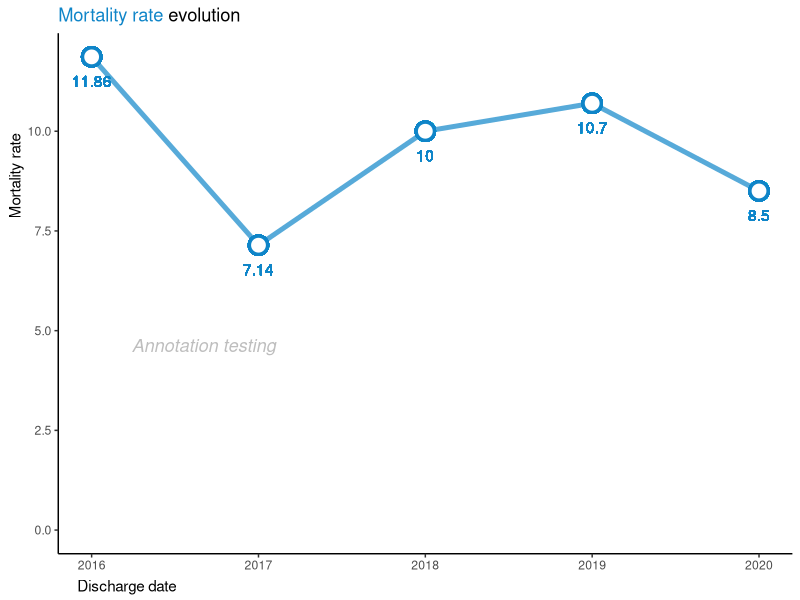
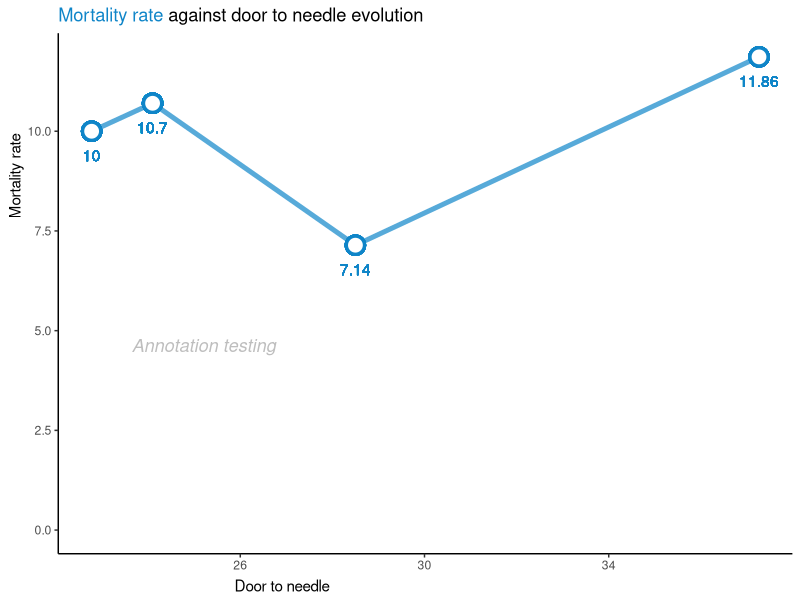
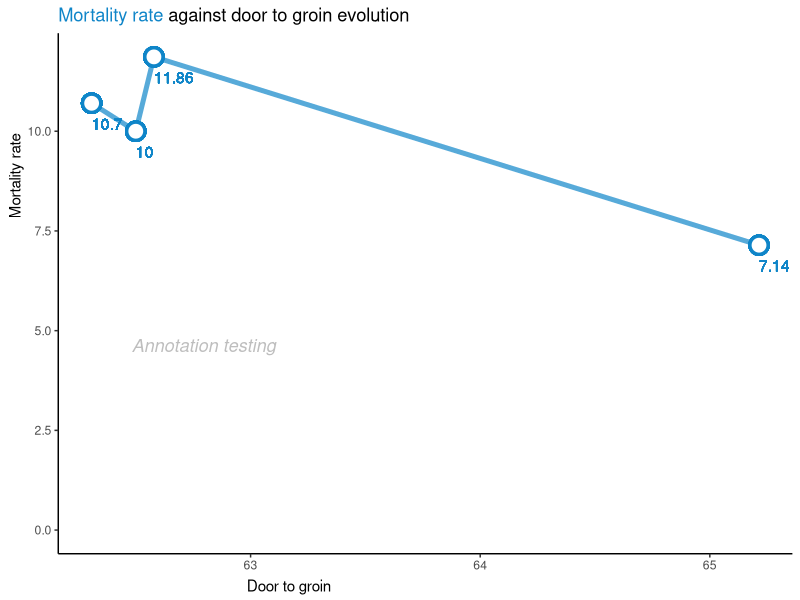
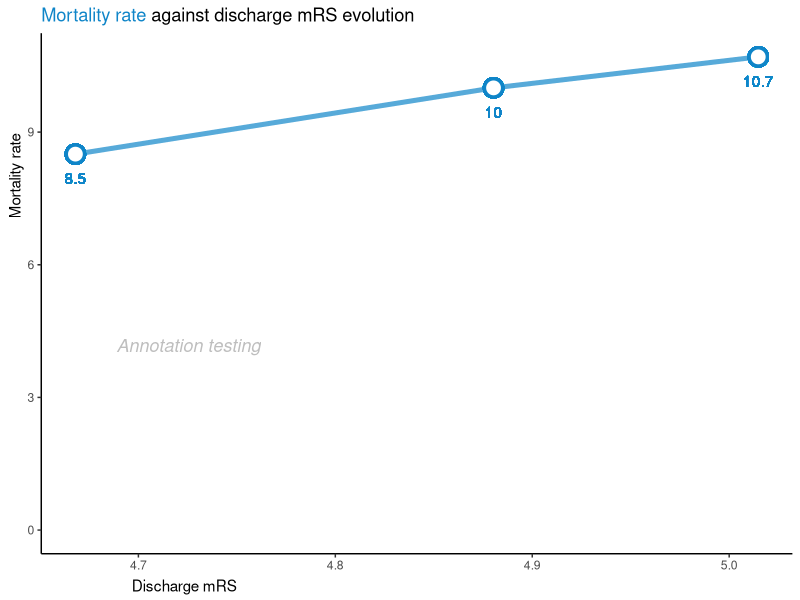
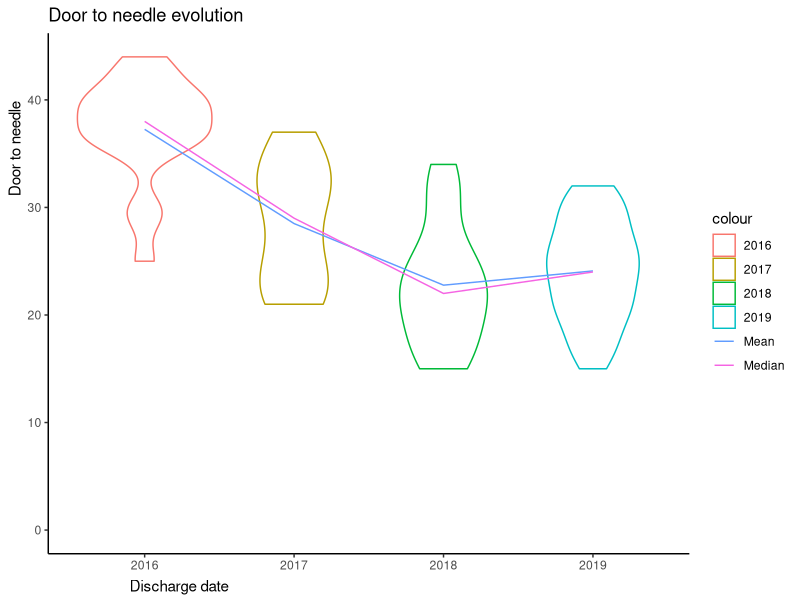
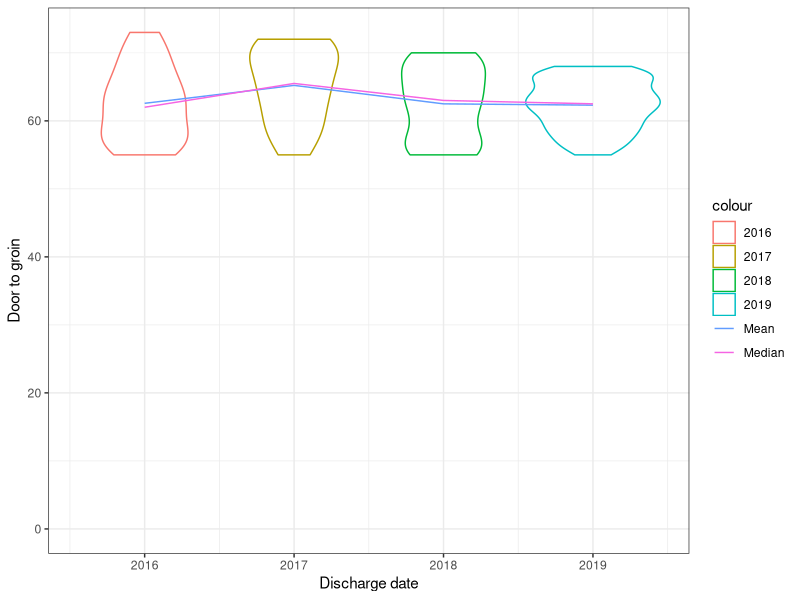
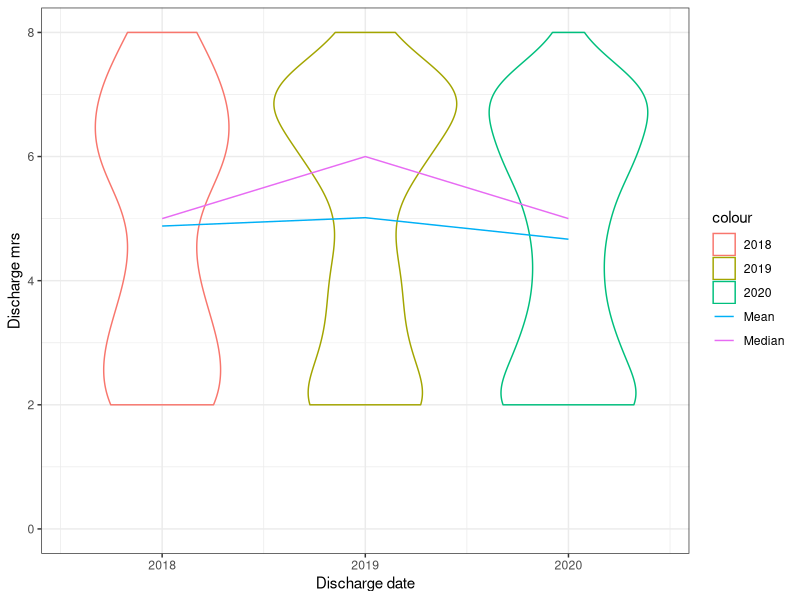

Here is the R script that generated these plots, in order:
## ---- chunk 1
knitr::opts_chunk$set(echo = TRUE)
library(readxl)
library(tidyverse)
library(tibble)
library(skimr)
library(magrittr)
library(purrr)
library(ggtext)
library(grid)
## ---- chunk 2
#loading resq dataset
resq_data <- read_excel("resq-raw-data/sample_hospital.xlsx")

#checking what rows that include NA values
resq_data %>%
  summarise_all(funs(sum(is.na(.)))) %>%
  pivot_longer(everything()) %>%
  filter(value > 0)

#replacing NA's with zero's
resq_data %<>%
  replace(is.na(.), 99)

#just checking if nihss_score actually is numeric - stated as a text in resq data legend tab in excel
class(resq_data$nihss_score)

#creating tribbles for each variable/legend
trib_department_type<-tribble(
~department_type, ~DeptTypeStr, 
  1, "neurology",  
  2, "neurosurgery", 
  3, "anesthesiology/resusccitation/critical care department",  
  4, "internal medicine", 
  5, "geriatrics",  
  6,  "other",
  99, "Unknown",
) 

trib_hosp_in<-tribble(
  ~hospitalized_in, ~HospInStr,
  1, "Stroke unit/ICU",
  2, "Other monitored bed (telemetry)",
  3, "Standard bed",
  99, "Not applicable",
)

trib_stroke_type<-tribble(
  ~stroke_type, ~StrokeTypeStr,
  1, "Ischemic Stroke",
  2, "Intracerebral hemorrhage",
  3, "Transient ischemic attack - TIA",
  4, "Subarachnoid hemorrhage",
  5, "Cerebral venous thrombosis",
  6, "Undetermined",
  99, "Not applicable",
)

trib_NIHSS<-tribble(
  ~nihss, ~NIHSSStr,
  1, "Not performed",
  2, "Performed", 
  3, "Not known",
  99, "Unknown",
)

trib_CT_MRI<-tribble(
  ~ct_mri, ~CTMRIStr,
  1, "Not performed",
  2, "Performed",
  3, "Not known",
  99, "Not applicable",
)

trib_CT_Time<-tribble(
  ~ct_time, ~ctTimeStr,
  1, "Within 1 hour after admission",
  2, "Later than 1 hour after admission",
  99, "Not applicable",
)

trib_recanalization_procedures<-tribble(
  ~recanalization_procedures, ~RecanProcStr,
  1, "Not done - primary centre / comprehensive centre",
  2, "IV tPa - primary centre / comprehensive centre",
  3, "IV tPa + endovascular treatment - comprehensive centre",
  4, "Endovascular treatment alone - comprehensive centre",
  5, "IV tPa + referred to another centre for endovascular treatment - primary centre",
  6, "Referred to another centre for endovascular treatment - primary centre",
  7, "Patient referred to another centre for endovascular treatment and hospitalization continues at the referred to centre - comprehensive centre",
  8, "Patient referred for endovascular treatment and patient is returned to the initial centre - comprehensive centre",
  9, "Patient was returned to the initial centre after recanalization procedures were performed at another centre", 
  99, "Not applicable",
)

trib_dysphagia_screening<-tribble(
  ~dysphagia_screening, ~DysphagiaStr,
  1, "Yes/Guss test",
  2, "Yes/other test",
  3, "Was performed at another center",
  4, "No",
  5, "Patient could not be tested (intubated)",
  6, "Not known",
  99, "Not applicable",
)

trib_afib_flutter<-tribble(
  ~afib_flutter, ~AfibFlutterStr,
  1, "Known aFib", 
  2, "Newly-detected at admission",
  3, "Detected during hospilization",
  4, "Not detected",
  5, "Not known",
  99, "Not applicable",
)

trib_antithrombotics<-tribble(
  ~antithrombotics, ~AntithromboticsStr,
  1, "antiplatelets",
  2, "Vitamin K antagonist",
  3, "dabigratan",
  4, "rivaroxaban",
  5, "apixaban",
  6, "edoxaban",
  7, "LMWH or heparin in prophylactic dose",
  8, "LMWH or heparin in full anticoagulant dose",
  9, "Not prescriped\but recommended",
  10, "Nothing",
  99, "Not applicable",
)

trib_statin<-tribble(
  ~statin, ~StatinStr,
  1, "Yes",
  2, "No",
  3, "Not known",
  99, "Not applicable",
)

trib_smoking_cessation<-tribble(
  ~smoking_cessation, ~SmokingCessationStr,
  1, "Yes",
  2, "No",
  3, "Not a smoker",
  99, "Unknown",
)

trib_antihypertensive<-tribble(
  ~antihypertensive, ~AntihypertensiveStr,
  1, "Yes",
  2, "No",
  3, "Not known",
  99, "Not applicable",
)

trib_discharge_dest<-tribble(
  ~discharge_destination, ~DistDestStr,
  1, "Home",
  2, "Transferred within the same centre",
  3, "Transferred to another centre",
  4, "Social care facility",
  5, "Dead",
  99, "Not applicable",
)

trib_discharge_mrs<-tribble(
  ~discharge_mrs, ~DistMRSStr,
  1, "unknown/calculate",
  2, "0",
  3, "1",
  4, "2",
  5, "3",
  6, "4",
  7, "5",
  8, "6",
  99, "Not Applicable",
)

#getting a summary of the resq data
skim(resq_data)
summary(resq_data$department_type)

# you don't need to add trib_department_type to the left_join... 
resq_merge <- resq_data %>%
  left_join(trib_department_type, by="department_type") %>%
  left_join(trib_hosp_in, by="hospitalized_in") %>%
  left_join(trib_stroke_type, by="stroke_type") %>%
  left_join(trib_NIHSS, by="nihss") %>%
  left_join(trib_CT_MRI, by="ct_mri") %>% 
  left_join(trib_CT_Time, by="ct_time") %>%
  left_join(trib_recanalization_procedures, by="recanalization_procedures") %>%
  left_join(trib_dysphagia_screening, by="dysphagia_screening") %>%
  left_join(trib_afib_flutter, by="afib_flutter") %>% 
  left_join(trib_antithrombotics, by="antithrombotics") %>%
  left_join(trib_statin, by="statin") %>%
  left_join(trib_smoking_cessation, by="smoking_cessation") %>% 
  left_join(trib_antihypertensive, by="antihypertensive") %>% 
  left_join(trib_discharge_mrs, by="discharge_mrs") %>% 
  left_join(trib_discharge_dest, by="discharge_destination") 
  

## ---- chunk 3
resq_mort<-resq_merge %>%
  mutate(
    within30DayMort = if_else((hospital_days <= 30 & DistDestStr == "Dead"), 1, 0), 
  ) 
  
resq_mort %<>%
  dplyr::group_by(discharge_date)%>%
  mutate(
    Mortality30dMean = mean(within30DayMort) * 100,
    DTNMean = mean(replace(door_to_needle, door_to_needle==99, NA), na.rm = TRUE),
    DTNMedian = median(replace(door_to_needle, door_to_needle==99, NA), na.rm = TRUE),
    DTGMean = mean(replace(door_to_groin, door_to_groin==99, NA), na.rm = TRUE),
    DTGMedian = median(replace(door_to_groin, door_to_groin==99, NA), na.rm = TRUE),
    DISMRSMean = mean(replace(discharge_mrs, discharge_mrs==99 & 1, NA), na.rm = TRUE),
    DISMRSMedian = median(replace(discharge_mrs, discharge_mrs==99 & 1, NA), na.rm = TRUE)
  ) 

#df<-resq_mort %>% dplyr::group_by(discharge_date) %>% summarise(Mortality30d =mean(within30DayMort), DTNMean = mean(door_to_needle))


# THERE IS NO DTN/DTG DATA IN 2020, IT IS EMPTY IN RAW DATA AS WELL

########## TREND LINES ########## 

testText <- grobTree(textGrob("Annotation testing", x=0.10, y=0.40, hjust=0, gp=gpar(col="grey", fontsize=13, fontface="italic")))


p_trend_mort <- ggplot(resq_mort[resq_mort$discharge_date<2201,], 
aes(x = discharge_date, y = Mortality30dMean)) + 
  geom_line(color="#0F85C8", alpha=.7, size=1.7) + 
  geom_point(shape = 21, color = "#0F85C8", fill = "white", size = 5, stroke = 1.7) + 
  theme_classic() + 
  ylab("Mortality rate") +
  xlab("Discharge date") +
  expand_limits(y=0) +
  geom_text(aes(label=round(Mortality30dMean, digits = 2)), vjust = 2.5, color = "#0F85C8" ) +
  labs(
    title = "<span style = 'color: #0F85C8;'> Mortality rate</span> evolution"
  ) +
  theme(
    plot.title = element_markdown(),
    axis.title.x = element_text(hjust=0.03, vjust=0.2),
    axis.title.y = element_text(hjust=0.77, vjust=0.77),
    plot.caption = element_text(hjust=0, size=6),
    ) +
  annotation_custom(testText)

p_trend_mort 

p_mort_vs_DTN <- ggplot(resq_mort[resq_mort$door_to_needle<99,], 
aes(y = Mortality30dMean, x = DTNMean)) + 
  geom_line(color="#0F85C8", alpha=.7, size=1.7) + 
  geom_point(shape = 21, color = "#0F85C8", fill = "white", size = 5, stroke = 1.7) + 
  theme_classic() +
  ylab("Mortality rate") + 
  xlab("Door to needle") +
  expand_limits(y=0) +
  geom_text(aes(label=round(Mortality30dMean, digits=2)), vjust = 2.5, color = "#0F85C8" ) +
    labs(
    title = "<span style = 'color: #0F85C8;'>Mortality rate</span> against door to needle evolution"
  ) +
  theme(
    plot.title = element_markdown(),
    axis.title.x = element_text(hjust=0.2758, vjust=0.2),
    axis.title.y = element_text(hjust=0.77, vjust=0.77),
    plot.caption = element_text(hjust=0, size=6),
    ) +
  annotation_custom(testText)

p_mort_vs_DTN

p_mort_vs_DTG <- ggplot(resq_mort[resq_mort$door_to_needle<99,], 
aes(y = Mortality30dMean, x = DTGMean, color="Mean")) + 
  geom_line(color="#0F85C8", alpha=.7, size=1.7) + 
  geom_point(shape = 21, color = "#0F85C8", fill = "white", size = 5, stroke = 1.7) +
  theme_classic() +
  ylab("Mortality rate") + 
  xlab("Door to groin") +
  expand_limits(y=0) +
  geom_text(aes(label=round(Mortality30dMean, digits=2)), vjust = 2.2, hjust = 0, color = "#0F85C8" ) +
    labs(
    title = "<span style = 'color: #0F85C8;'>Mortality rate</span> against door to groin evolution"
  ) +
  theme(
    plot.title = element_markdown(),
    axis.title.x = element_text(hjust=0.29, vjust=0.2),
    axis.title.y = element_text(hjust=0.77, vjust=0.77),
    plot.caption = element_text(hjust=0, size=6),
    ) +
  annotation_custom(testText)

p_mort_vs_DTG

p_mort_vs_dismrs <- ggplot(resq_mort[resq_mort$discharge_mrs<99,], 
aes(y = Mortality30dMean, x = DISMRSMean, color="Mean")) + 
  geom_line(color="#0F85C8", alpha=.7, size=1.7) + 
  geom_point(shape = 21, color = "#0F85C8", fill = "white", size = 5, stroke = 1.7) +
  theme_classic() + 
  expand_limits(y=0) +
  ylab("Mortality rate") + 
  xlab("Discharge mRS") +
  geom_text(aes(label=round(Mortality30dMean, digits=2)), vjust = 2.5, color = "#0F85C8" ) +
    labs(
    title = "<span style = 'color: #0F85C8;'>Mortality rate</span> against discharge mRS evolution"
  ) +
  theme(
    plot.title = element_markdown(),
    axis.title.x = element_text(hjust=0.14, vjust=0.2),
    axis.title.y = element_text(hjust=0.77, vjust=0.77),
    plot.caption = element_text(hjust=0, size=6),
    ) +
  annotation_custom(testText)

p_mort_vs_dismrs

p_trend_DTN <- ggplot(resq_mort[resq_mort$door_to_needle<99 & resq_mort$discharge_date<2201,], 
aes(x = discharge_date, y = DTNMean, color="Mean")) + 
  geom_violin(aes(x = discharge_date, y = door_to_needle, color=as.factor(discharge_date)), alpha=.4) +
  geom_line() +
  geom_line(aes(y = DTNMedian, color = "Median")) +
  theme_classic() + 
  ylab("Door to needle") +
  xlab("Discharge date") +
  expand_limits(y=0) +
  ggtitle("Door to needle evolution") +
  theme(
    axis.title.x = element_text(hjust=0.15, vjust=0.2),
    axis.title.y = element_text(hjust=0.84, vjust=0.8),
    plot.caption = element_text(hjust = 0, size = 6),
    )

p_trend_DTN

p_trend_DTG <- ggplot(resq_mort[resq_mort$door_to_groin<99 & resq_mort$discharge_date<2201,], 
aes(x = discharge_date, y = DTGMean, color="Mean")) + 
  geom_violin(aes(x = discharge_date, y = door_to_groin, color=as.factor(discharge_date)), alpha=.4) +
  geom_line() + 
  geom_line(aes(y = DTGMedian, color = "Median")) +
  theme_bw() + 
  ylab("Door to groin") +
  xlab("Discharge date") +
  expand_limits(y=0)

p_trend_DTG

p_trend_dismrs <- ggplot(resq_mort[resq_mort$discharge_mrs<99 & resq_mort$discharge_date<2201,], 
aes(x = discharge_date, y = DISMRSMean, color="Mean")) + 
  geom_violin(aes(x = discharge_date, y = discharge_mrs, color=as.factor(discharge_date)), alpha=.4) +
  geom_line() + 
  geom_line(aes(y = DISMRSMedian, color = "Median")) +
  theme_bw() + 
  ylab("Discharge mrs") +
  xlab("Discharge date") +
  expand_limits(y=0)

p_trend_dismrs



########## MAYBE USEFUL IDK? ########## 
# p_dtn <- ggplot(resq_mort[resq_mort$door_to_needle<99 & resq_mort$discharge_date<2201 & resq_mort$discharge_date>2017,], aes(x = door_to_needle, y = Mortality30dMean, color=as.factor(discharge_date))) +
#   geom_boxplot() + 
#   geom_jitter(alpha=.4) + 
#   geom_point(aes(x=DTNMean), size = 4) + 
#   theme_bw() 
# 
# p_dtn
# 
# p_dtg <- ggplot(resq_mort[resq_mort$door_to_groin<99 & resq_mort$discharge_date<2201,], aes(x = Mortality30dMean, y = door_to_groin, color=as.factor(discharge_date))) + 
#   geom_boxplot() + 
#   geom_jitter() + 
#   theme_bw()
# 
# p_dtg
# 
# #NIHSS score is not really a KPI though
# p_nihss_score_jitter <- ggplot(resq_mort[resq_mort$nihss_score<99 & resq_mort$discharge_date<2201,], aes(x = Mortality30dMean, y = nihss_score, color=as.factor(discharge_date))) + 
#   geom_violin() + 
#   geom_jitter() + 
#   theme_bw()
# 
# p_nihss_score_jitter
# 
# p_nihss_score <- ggplot(resq_mort[resq_mort$nihss_score<99 & resq_mort$discharge_date<2201,], aes(x = Mortality30dMean, y = nihss_score, color=as.factor(discharge_date))) + 
#   geom_violin() + 
#   theme_bw()
# 
# p_nihss_score
# 
# #this might have way too many dots to show. decreases readability
# p_dis_mrs_jitter <- ggplot(resq_mort[resq_mort$discharge_mrs>1 & resq_mort$discharge_mrs<99 & resq_mort$discharge_date<2201,], aes(x = Mortality30dMean, y = discharge_mrs, color=as.factor(discharge_date))) +
#   geom_violin() + 
#   geom_jitter() + 
#   theme_bw()
# 
# p_dis_mrs_jitter
# 
# p_dis_mrs <- ggplot(resq_mort[resq_mort$discharge_mrs>1 & resq_mort$discharge_mrs<99 & resq_mort$discharge_date<2201,], aes(x = Mortality30dMean, y = discharge_mrs, color=as.factor(discharge_date))) +
#   geom_violin() + 
#   theme_bw()
# 
# p_dis_mrs
